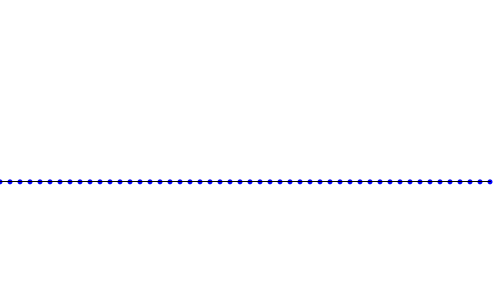
Frame 1 (no input)
Frame 60 (the mouse pressed at the canvas centre just before this capture): identical to frame 1, image omitted
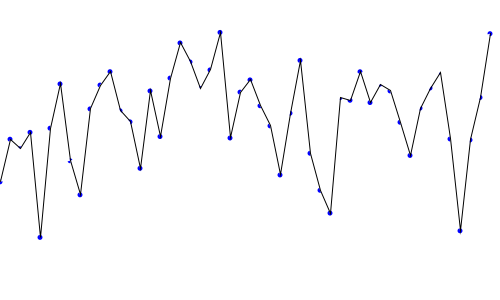
Frame 120 (the mouse held since frame 60 and released just before this capture)

The Processing sketch that drew these frames (run headless with seeded random() and noise(); from frame 60 on, the mouse is pressed at the canvas centre):

// Processing sketch: NoiseExampleMouseX
// ── NoiseExampleMouseX.pde

void setup() {
  size(500, 300);
  smooth();
}

void draw() {
  background(255);
  
  int noiseRange = mouseX/10;
  
  beginShape();
  for (int x = 0; x<width; x+=10) {
    float noiseX = map(x, 0, width, 0, noiseRange);
    println(noiseX);
    
    // we use the mouseX var to control the amount of noise
    // which is calculated here to act on the y variable
    float y = noise(noiseX)*height;
    // Draw Line
    vertex(x, y);
    
    // Draw points
    pushStyle();
    fill(0, 0, 255);
    noStroke();
    ellipse(x, y, 5, 5);
    popStyle();
  }
  endShape();
}
